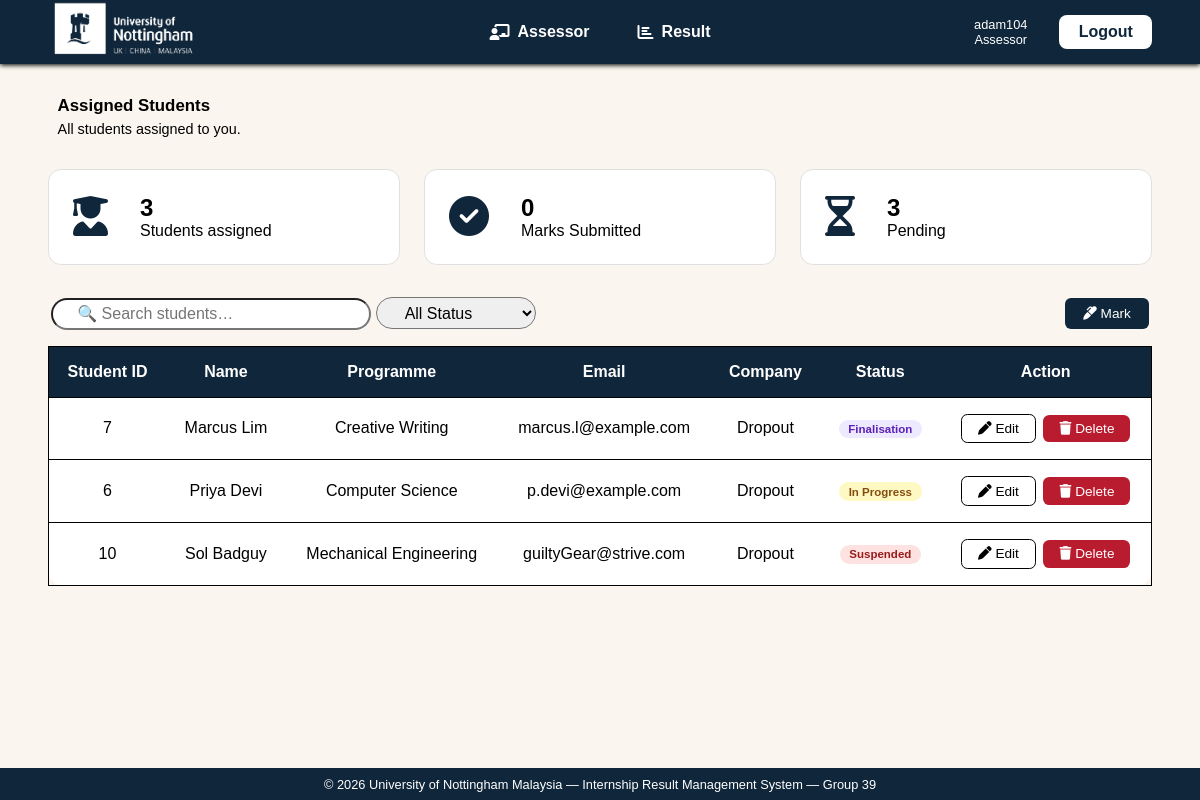
The app's page /myStudents.php (signed in) with its own data.
### tables this page shows
CREATE TABLE `internship` (
  `intern_id` int(11) NOT NULL,
  `supervisor_id` int(11) NOT NULL,
  `lecturer_id` int(11) NOT NULL,
  `student_id` int(11) NOT NULL,
  `internship_company` varchar(255) DEFAULT NULL,
  `start_date` date DEFAULT NULL,
  `end_date` date DEFAULT NULL,
  `report_status` enum('Drafting','In Progress','Suspended','Finalisation','Complete') DEFAULT NULL
);

CREATE TABLE `student` (
  `student_id` int(11) NOT NULL,
  `student_reg_number` varchar(20) NOT NULL,
  `student_name` varchar(255) NOT NULL,
  `email_address` varchar(255) NOT NULL,
  `programme` varchar(255) DEFAULT NULL,
  `enrollment_date` date DEFAULT NULL,
  `account_status` enum('Active','Graduated','On-leave','Suspended') DEFAULT 'Active'
);

### prepared_statements.php (called while the page is built)
<?php
include 'connect.php';
function executePreparedStatement($sql, $params) {
    global $conn;
    $stmt = $conn->prepare($sql);
    if (!empty($params)) {
        $stmt->bind_param(str_repeat('s', count($params)), ...$params);
    }
    if (stripos(trim($sql), "SELECT") === 0) {
        $stmt->execute();
        $result = $stmt->get_result();
        return $result;
    } else {
        $result = $stmt->execute();
        $stmt->close();
        return $result;
    }
}

### myStudents.php (the view, shortened to what this page needs)
<?php
include 'connect.php';
include 'prepared_statements.php';
$userID = $_SESSION['UserID'];
$sql = "
    SELECT
        s.student_id            AS student_id,
        s.student_reg_number    AS student_regnum,
        s.student_name          AS student_name,
        s.email_address         AS student_email,
        s.programme             AS student_programme,
        s.enrollment_date       AS student_enrollment,
        s.account_status        AS student_status,
        a1.full_name            AS lecturer_name,
        a2.full_name            AS supervisor_name,
        i.internship_company    AS company,
        i.start_date            AS start_date,
        i.end_date              AS end_date,
        i.report_status         AS report_status,
        i.intern_id             AS intern_id
    FROM internship i
    LEFT JOIN student   s  ON i.student_id    = s.student_id
    LEFT JOIN assessor  a1 ON i.lecturer_id   = a1.user_id
    LEFT JOIN assessor  a2 ON i.supervisor_id = a2.user_id
    WHERE i.lecturer_id = ? OR i.supervisor_id = ?
    ORDER BY s.student_name ASC
";
$result = executePreparedStatement($sql, [$userID,$userID]);
$totalStudents = $result->num_rows;
$marksSubmitted = 0;
$pending = 0;
$rows = $result->fetch_all(MYSQLI_ASSOC);
foreach ($rows as $row) {
    if ($row['report_status'] === 'Complete') {
        $marksSubmitted++;
    } else {
        $pending++;
    }
}
?>
<!DOCTYPE html>
<html lang='en'>
<head>
    <link rel='stylesheet' href='style/results.css'>
    <link rel="stylesheet" href="https://cdnjs.cloudflare.com/ajax/libs/font-awesome/6.5.0/css/all.min.css">
</head>
<body>
    <header>
        <section class="navimg_logo">
            <a href="#"><img src="assets/nottinghamLogoWhite.png" alt="Nottingham Logo"></a>
        </section>
        <nav class="headul">
            <ul>
                <?php if ($_SESSION['SystemRole'] === 'Assessor'): ?>
                    <li class="list"><a href="myStudents.php"><i class="fa-solid fa-chalkboard-user"></i> Assessor</a></li>
                <?php endif; ?>
                <li class="list"><a href="results.php"><i class="fa-solid fa-chart-bar"></i> Result</a></li>
            </ul>
        </nav>
        <section class="navbar_loginUser">
            <article>
                <p><?php echo htmlspecialchars($_SESSION['Username'] ?? 'admin'); ?></p>
                <p><?php echo htmlspecialchars($_SESSION['SystemRole'] ?? 'admin'); ?></p>
            </article>
            <a href="logout.php">Logout</a>
        </section>
    </header>
    <main>
        <section>
            <article class="Dashboard_msg">
                <h1>Assigned Students</h1>
                <p>All students assigned to you.</p>
            </article>
            <article class="mainDash">
                <div class="totalStudents">
                    <span class="StudentIcon"><i class="fa-solid fa-user-graduate"></i></span>
                    <span>
                        <h2><?php echo $totalStudents; ?></h2>
                        <p>Students assigned</p>
                    </span>
                </div>
                <div class="marks_submitted">
                    <span class="marksIcon"><i class="fa-solid fa-circle-check"></i></span>
                    <span>
                        <h2><?php echo $marksSubmitted; ?></h2>
                        <p>Marks Submitted</p>
                    </span>
                </div>
                <div class="pending">
                    <span class="pendingIcon"><i class="fa-regular fa-hourglass-half"></i></span>
                    <span>
                        <h2><?php echo $pending; ?></h2>
                        <p>Pending</p>
                    </span>
                </div>
            </article>
        </section>
        <section class="Searchbar">
            <div>
                <input type="search" class="search" placeholder="🔍 Search students…" id="searchStudent">
                <select class="statusSearch" id="statusFilter">
                    <option value>All Status</option>
                </select>
            </div>
            <button class="btn-add" onclick="openAddForm()">
                <i class="fa-solid fa-marker"></i> Mark
            </button>
        </section>
        <section class="data">
            <article class="realData">
                <table>
                    <thead>
                        <tr>
                            <th>Student ID</th>
                            <th>Name</th>
                            <th>Programme</th>
                            <th>Email</th>
                            <th>Company</th>
                            <th>Status</th>
                            <th>Action</th>
                        </tr>
                    </thead>
                    <tbody>
                        <?php if (empty($rows)): ?>
                            <tr>
                                <td colspan="7" style="text-align:center;">No students found.</td>
                            </tr>
                        <?php else: ?>
                            <?php foreach ($rows as $row): ?>
                                <tr>
                                    <td><?php echo htmlspecialchars($row['student_id']); ?></td>
                                    <td><?php echo htmlspecialchars($row['student_name']); ?></td>
                                    <td><?php echo htmlspecialchars($row['student_programme']); ?></td>
                                    <td><?php echo htmlspecialchars($row['student_email']); ?></td>
                                    <td><?php echo htmlspecialchars($row['company']); ?></td>
                                    <td>
                                        <?php
                                        $statusClass = match($row['report_status']) {
                                            'Complete'     => 'status-complete',
                                            'In Progress'  => 'status-inprogress',
                                            'Drafting'     => 'status-drafting',
                                            'Suspended'    => 'status-suspended',
                                            'Finalisation' => 'status-finalisation',
                                            default        => ''
                                        };
                                        ?>
                                        <span class="status-badge <?php echo $statusClass; ?>">
                                            <?php echo htmlspecialchars($row['report_status'] ?? 'N/A'); ?>
                                        </span>
                                    </td>
                                    <td>
                                        <button class="btn-edit" onclick="openEditForm(
                                            '<?php echo htmlspecialchars($row['intern_id']); ?>',
                                            '<?php echo htmlspecialchars($row['company']); ?>',
                                            '<?php echo htmlspecialchars($row['start_date']); ?>',
                                            '<?php echo htmlspecialchars($row['end_date']); ?>',
                                            '<?php echo htmlspecialchars($row['report_status']); ?>'
                                        )">
                                            <i class="fa-solid fa-pen"></i> Edit
                                        </button>
                                        <form method="POST" class="delete-button" onsubmit="return confirm('Delete this student\'s internship record?')">
                                            <button type="submit" class="btn-delete">
                                                <i class="fa-solid fa-trash"></i> Delete
                                            </button>
                                        </form>
                                    </td>
                                </tr>
                            <?php endforeach; ?>
                        <?php endif; ?>
                    </tbody>
                </table>
            </article>
        </section>
    </main>
    <footer>
        <section class="footer">
            <p>© 2026 University of Nottingham Malaysia — Internship Result Management System — Group 39</p>
        </section>
    </footer>
</body>
</html>

### records on screen
internship: student.student_id "7", student.student_name "Marcus Lim", student.programme "Creative Writing", student.email_address "marcus.l@example.com", internship_company "Dropout", report_status "Finalisation"
internship: student.student_id "6", student.student_name "Priya Devi", student.programme "Computer Science", student.email_address "p.devi@example.com", internship_company "Dropout", report_status "In Progress"
internship: student.student_id "10", student.student_name "Sol Badguy", student.programme "Mechanical Engineering", student.email_address "guiltyGear@strive.com", internship_company "Dropout", report_status "Suspended"

### other values on screen
$_SESSION['Username'] "adam104"
$_SESSION['SystemRole'] "Assessor"
$totalStudents "3"
$marksSubmitted "0"
$pending "3"
